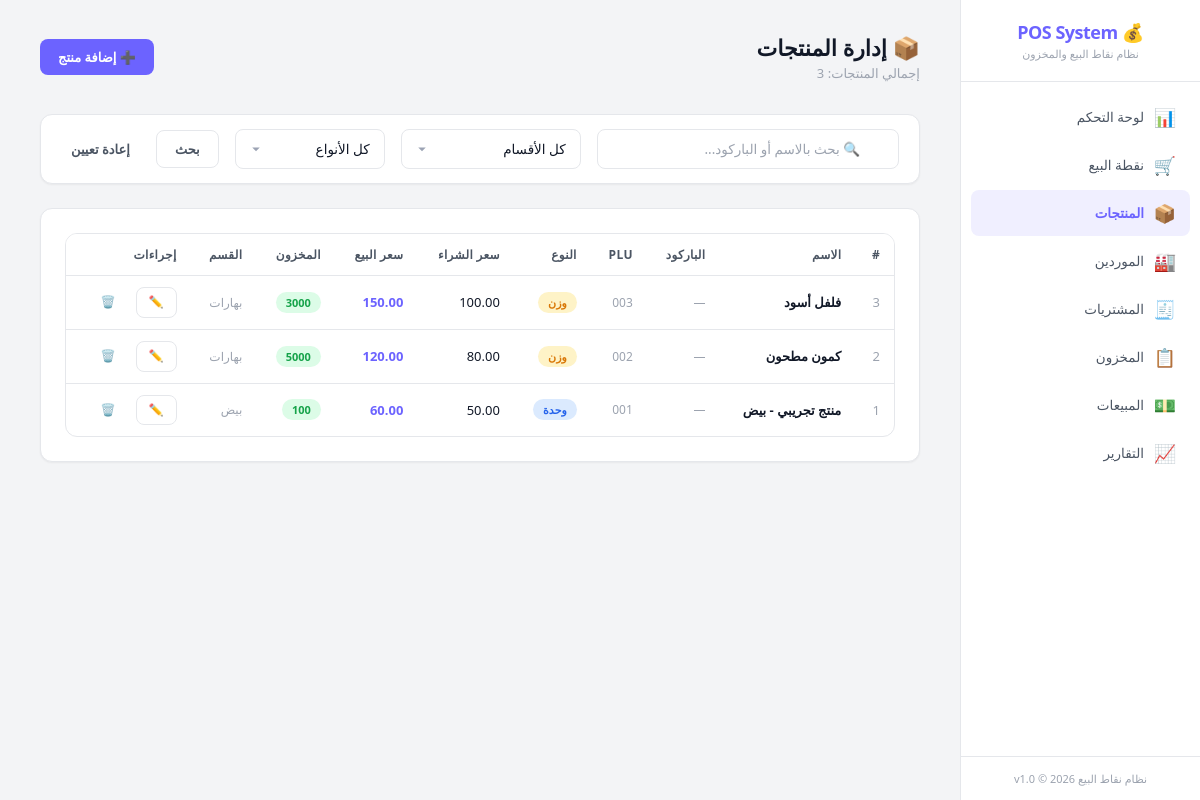
The page /?page=products on the database as committed earlier.
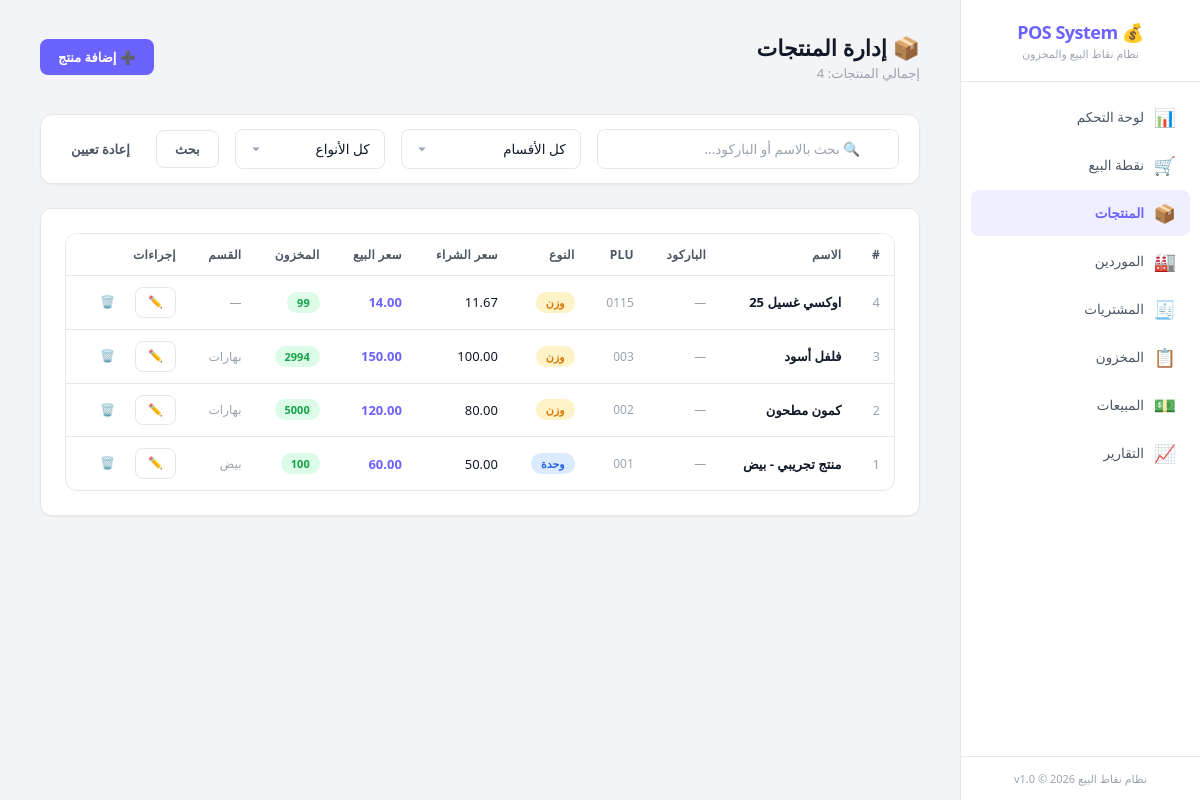
The same page on the database as committed later.
### tables this page shows
CREATE TABLE products (
    id INTEGER PRIMARY KEY AUTOINCREMENT,
    name TEXT NOT NULL,
    barcode TEXT DEFAULT NULL,
    plu_code TEXT DEFAULT NULL,
    type TEXT NOT NULL DEFAULT 'unit' CHECK(type IN ('unit', 'pack', 'weight')),
    purchase_price REAL NOT NULL DEFAULT 0,
    sale_price_unit REAL NOT NULL DEFAULT 0,
    sale_price_pack REAL DEFAULT NULL,
    pack_quantity INTEGER DEFAULT NULL,
    stock_quantity REAL NOT NULL DEFAULT 0,
    min_stock REAL NOT NULL DEFAULT 0,
    category TEXT DEFAULT NULL,
    notes TEXT DEFAULT NULL,
    is_active INTEGER NOT NULL DEFAULT 1,
    created_at TEXT NOT NULL DEFAULT (datetime('now', 'localtime')),
    updated_at TEXT NOT NULL DEFAULT (datetime('now', 'localtime'))
, pack_type TEXT DEFAULT 'كرتونة', pack_unit_quantity INTEGER DEFAULT NULL, pack_purchase_price REAL DEFAULT NULL, pack_sale_price REAL DEFAULT NULL);

### app/controllers/ProductController.php (called while the page is built, shortened)
<?php
class ProductController {
    private $productService;
    public function __construct() {
        $this->productService = new ProductService();
    }
    public function index() {
        $search = $_GET['search'] ?? '';
        $category = $_GET['category'] ?? '';
        $type = $_GET['type'] ?? '';
        $products = $this->productService->getAll($search, $category, $type);
        include APP_PATH . '/views/layout/header.php';
        include APP_PATH . '/views/products/index.php';
        include APP_PATH . '/views/layout/footer.php';
    }
}

### app/config/database.php (called while the page is built, shortened)
<?php
class Database {
    private static $instance = null;
    private $pdo;
    private function __construct() {
        $this->dbPath = __DIR__ . '/../../data/pos_system.db';
        try {
            $this->pdo = new PDO('sqlite:' . $this->dbPath);
            $this->pdo->setAttribute(PDO::ATTR_ERRMODE, PDO::ERRMODE_EXCEPTION);
            $this->pdo->setAttribute(PDO::ATTR_DEFAULT_FETCH_MODE, PDO::FETCH_ASSOC);
            $this->pdo->exec('PRAGMA journal_mode = WAL');
            $this->pdo->exec('PRAGMA foreign_keys = ON');
            $this->pdo->exec('PRAGMA busy_timeout = 5000');
            $this->pdo->exec('PRAGMA synchronous = NORMAL');
            $this->pdo->exec('PRAGMA cache_size = -8000');
            $this->pdo->exec('PRAGMA temp_store = MEMORY');
        } catch (PDOException $e) {
            die('Database connection failed: ' . $e->getMessage());
        }
    }
    public static function getInstance() {
        if (self::$instance === null) {
            self::$instance = new self();
        }
        return self::$instance;
    }
    public function getConnection() {
        return $this->pdo;
    }
    public function migrate() {
        $migrationsDir = __DIR__ . '/../database/migrations/';
        $migrationFiles = glob($migrationsDir . '*.sql');
        sort($migrationFiles);
        foreach ($migrationFiles as $file) {
            $sql = file_get_contents($file);
            try {
                $this->pdo->exec($sql);
            } catch (PDOException $e) {
                if (strpos($e->getMessage(), 'already exists') === false &&
                    strpos($e->getMessage(), 'UNIQUE constraint') === false) {
                    error_log('Migration error in ' . basename($file) . ': ' . $e->getMessage());
                }
            }
        }
    }
}

### app/services/ProductService.php (called while the page is built, shortened)
<?php
class ProductService {
    private $productRepo;
    public function __construct() {
        $this->productRepo = new ProductRepository();
    }
    public function getAll($search = '', $category = '', $type = '') {
        return $this->productRepo->getAll($search, $category, $type);
    }
}

### app/repositories/ProductRepository.php (called while the page is built, shortened)
<?php
class ProductRepository {
    private $db;
    public function __construct() {
        $this->db = Database::getInstance()->getConnection();
    }
    public function getAll($search = '', $category = '', $type = '') {
        $sql = "SELECT * FROM products WHERE is_active = 1";
        $params = [];
        $sql .= " ORDER BY name ASC";
        $stmt = $this->db->prepare($sql);
        $stmt->execute($params);
        return $stmt->fetchAll();
    }
}

### app/views/products/index.php (the view, shortened to what the changed rows need)
<div class="page-header">
    <div>
        <h1>📦 إدارة المنتجات</h1>
        <p class="subtitle">إجمالي المنتجات: <?= count($products) ?></p>
    </div>
    <a href="?page=products&action=create" class="btn btn-primary">➕ إضافة منتج</a>
</div>
<div class="card" style="padding:14px 20px;">
    <form class="d-flex align-center gap-2" method="GET">
        <div class="search-box" style="flex:1;">
            <input type="text" name="search" class="form-control" placeholder="🔍 بحث بالاسم أو الباركود..." value="<?= htmlspecialchars($_GET['search'] ?? '') ?>">
        </div>
        <select name="category" class="form-control" style="width:180px;">
            <option value="">كل الأقسام</option>
        </select>
        <select name="type" class="form-control" style="width:150px;">
            <option value="">كل الأنواع</option>
        </select>
        <button type="submit" class="btn btn-outline">بحث</button>
        <a href="?page=products" class="btn btn-ghost">إعادة تعيين</a>
    </form>
</div>
<div class="card">
    <?php if (!empty($products)): ?>
    <div class="table-wrapper">
        <table>
            <thead>
                <tr>
                    <th>#</th>
                    <th>الاسم</th>
                    <th>الباركود</th>
                    <th>PLU</th>
                    <th>النوع</th>
                    <th>سعر الشراء</th>
                    <th>سعر البيع</th>
                    <th>المخزون</th>
                    <th>القسم</th>
                    <th>إجراءات</th>
                </tr>
            </thead>
            <tbody>
                <?php foreach ($products as $p): ?>
                <tr>
                    <td class="text-muted"><?= $p['id'] ?></td>
                    <td class="fw-bold"><?= htmlspecialchars($p['name']) ?></td>
                    <td class="text-muted fs-sm"><?= $p['barcode'] ?: '—' ?></td>
                    <td class="text-muted fs-sm"><?= $p['plu_code'] ?: '—' ?></td>
                    <td>
                        <?php
                        $typeLabels = ['unit' => 'وحدة', 'pack' => 'عبوة', 'weight' => 'وزن'];
                        $typeColors = ['unit' => 'info', 'pack' => 'purple', 'weight' => 'warning'];
                        ?>
                        <span class="badge badge-<?= $typeColors[$p['type']] ?? 'info' ?>"><?= $typeLabels[$p['type']] ?? $p['type'] ?></span>
                    </td>
                    <td><?= number_format($p['purchase_price'], 2) ?></td>
                    <td class="fw-bold text-accent"><?= number_format($p['sale_price_unit'], 2) ?></td>
                    <td>
                        <?php if ($p['stock_quantity'] <= $p['min_stock'] && $p['min_stock'] > 0): ?>
                            <span class="badge badge-danger"><?= $p['stock_quantity'] ?></span>
                        <?php else: ?>
                            <span class="badge badge-success"><?= $p['stock_quantity'] ?></span>
                        <?php endif; ?>
                    </td>
                    <td class="text-muted fs-sm"><?= $p['category'] ?: '—' ?></td>
                    <td>
                        <div class="btn-group">
                            <a href="?page=products&action=edit&id=<?= $p['id'] ?>" class="btn btn-sm btn-outline">✏️</a>
                            <button class="btn btn-sm btn-ghost text-danger" onclick="deleteItem('?page=products&action=delete&id=<?= $p['id'] ?>', 'حذف <?= htmlspecialchars($p['name']) ?>؟')">🗑️</button>
                        </div>
                    </td>
                </tr>
                <?php endforeach; ?>
            </tbody>
        </table>
    </div>
    <?php endif; ?>
</div>

Rows that differ between the two databases and show on the page:
added products: id "4", name "اوكسي غسيل 25", barcode "—", plu_code "0115", type "وزن", purchase_price "11.67", sale_price_unit "14.00", stock_quantity "99", category "—"
changed products "فلفل أسود": stock_quantity "3000" → "2994"
Other text that changed with them:
count($products): "3" → "4"
